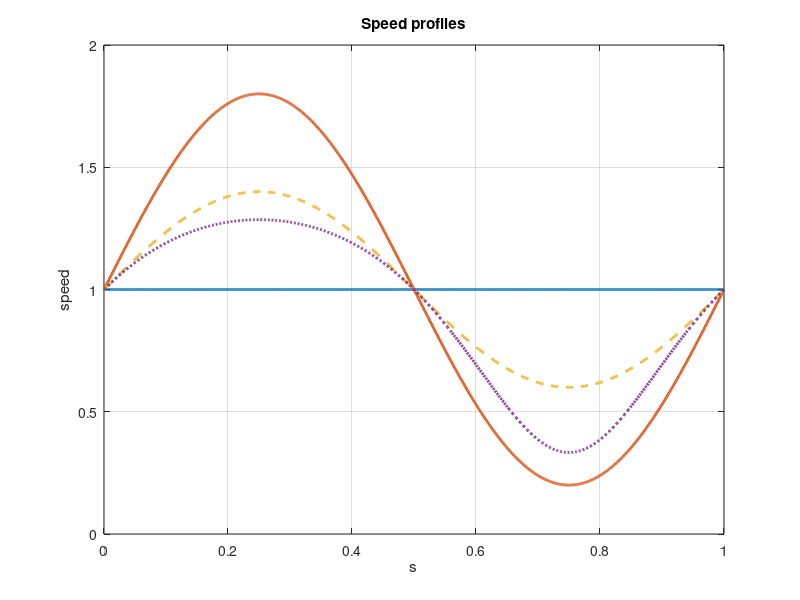
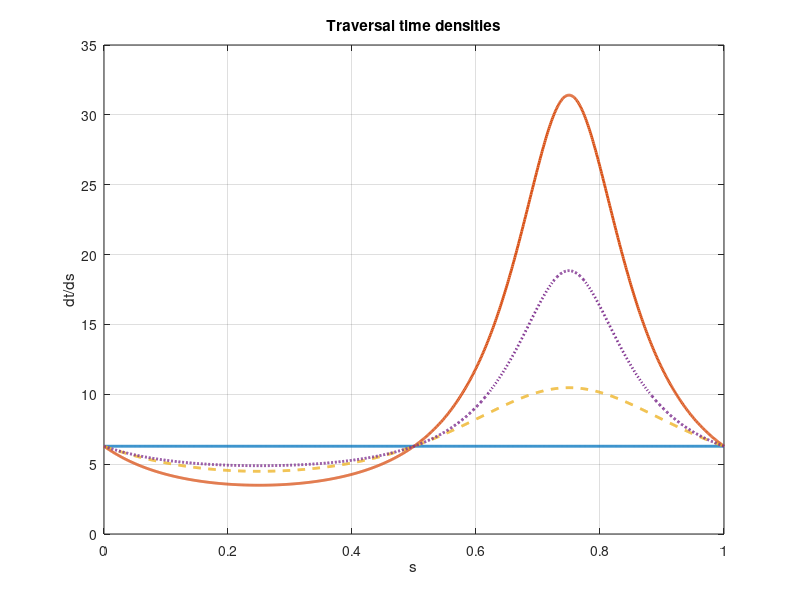
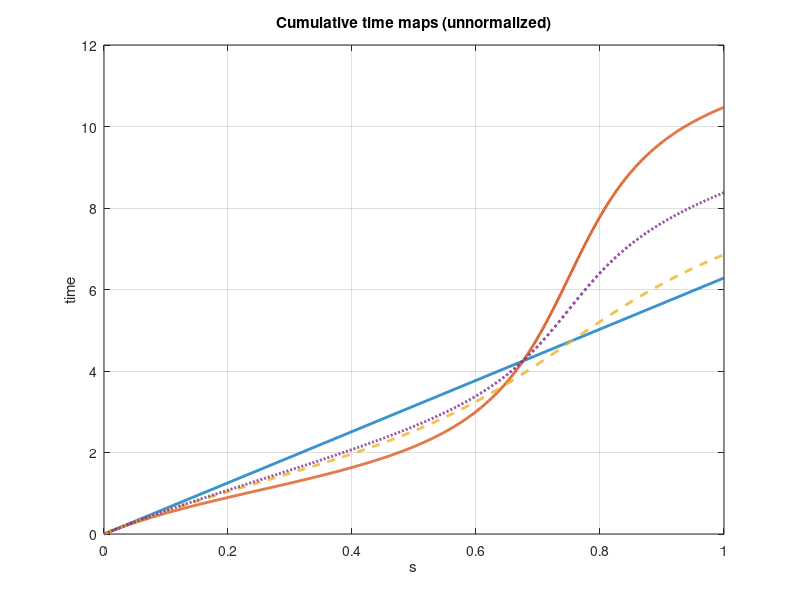
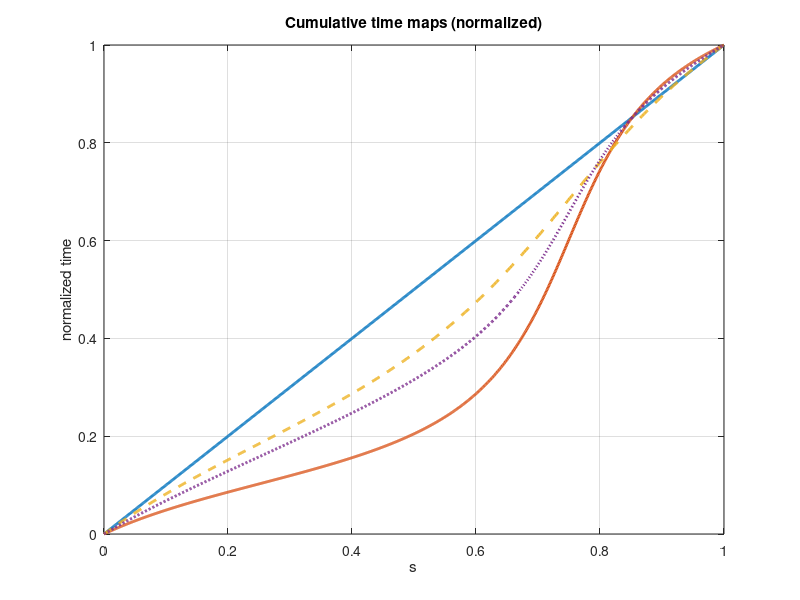

Source code (MATLAB) for these figures, in order:
clear; clc; close all;

%% Create figure folder
figDir = 'figures_dynamics';
if ~exist(figDir, 'dir')
    mkdir(figDir);
end

%% Parameters
N = 1000;
s = linspace(0,1,N);
eps = 0.8;
L = 2*pi;

%% Geometry
x = cos(2*pi*s);
y = sin(2*pi*s);

%% Speed profiles
v1 = ones(size(s));
v2 = 1 + eps*sin(2*pi*s);

%% Means
v_mean = 0.5*(v1 + v2);
v_harm = 2 ./ (1./v1 + 1./v2);

%% Time densities
rho1 = L ./ v1;
rho2 = L ./ v2;
rho_mean = L ./ v_mean;
rho_harm = L ./ v_harm;

%% Time maps (UNNORMALIZED)
t1 = cumtrapz(s, rho1);
t2 = cumtrapz(s, rho2);
t_mean = cumtrapz(s, rho_mean);
t_harm = cumtrapz(s, rho_harm);

%% Periods
T1 = t1(end);
T2 = t2(end);
T_mean = 0.5*(T1 + T2);
T_arith = t_mean(end);
T_harm = t_harm(end);

fprintf('\nPeriods:\n');
fprintf('T1      = %.6f\n', T1);
fprintf('T2      = %.6f\n', T2);
fprintf('T_mean  = %.6f\n', T_mean);
fprintf('T_arith = %.6f\n', T_arith);
fprintf('T_harm  = %.6f\n\n', T_harm);

%% Export helper
exportFig = @(name) exportgraphics(gcf, fullfile(figDir, name), 'ContentType','vector');

%% ---------------------------
%% Plot 1: Speed profiles
figure;
plot(s, v1, 'LineWidth',2); hold on;
plot(s, v2, 'LineWidth',2);
plot(s, v_mean, '--','LineWidth',2);
plot(s, v_harm, ':','LineWidth',2);
xlabel('s'); ylabel('speed');
title('Speed profiles');
grid on;
exportFig('speed_profiles.pdf');

%% ---------------------------
%% Plot 2: Time densities
figure;
plot(s, rho1, 'LineWidth',2); hold on;
plot(s, rho2, 'LineWidth',2);
plot(s, rho_mean, '--','LineWidth',2);
plot(s, rho_harm, ':','LineWidth',2);
xlabel('s'); ylabel('dt/ds');
title('Traversal time densities');
grid on;
exportFig('time_density.pdf');

%% ---------------------------
%% Plot 3: Time maps (UNNORMALIZED — KEY FIX)
figure;
plot(s, t1, 'LineWidth',2); hold on;
plot(s, t2, 'LineWidth',2);
plot(s, t_mean, '--','LineWidth',2);
plot(s, t_harm, ':','LineWidth',2);
xlabel('s'); ylabel('time');
title('Cumulative time maps (unnormalized)');
grid on;
exportFig('time_maps_unnormalized.pdf');

%% ---------------------------
%% OPTIONAL: normalized version (for comparison only)
t1n = t1 / T1;
t2n = t2 / T2;
tmn = t_mean / T_arith;
thn = t_harm / T_harm;

figure;
plot(s, t1n, 'LineWidth',2); hold on;
plot(s, t2n, 'LineWidth',2);
plot(s, tmn, '--','LineWidth',2);
plot(s, thn, ':','LineWidth',2);
xlabel('s'); ylabel('normalized time');
title('Cumulative time maps (normalized)');
grid on;
exportFig('time_maps_normalized.pdf');
